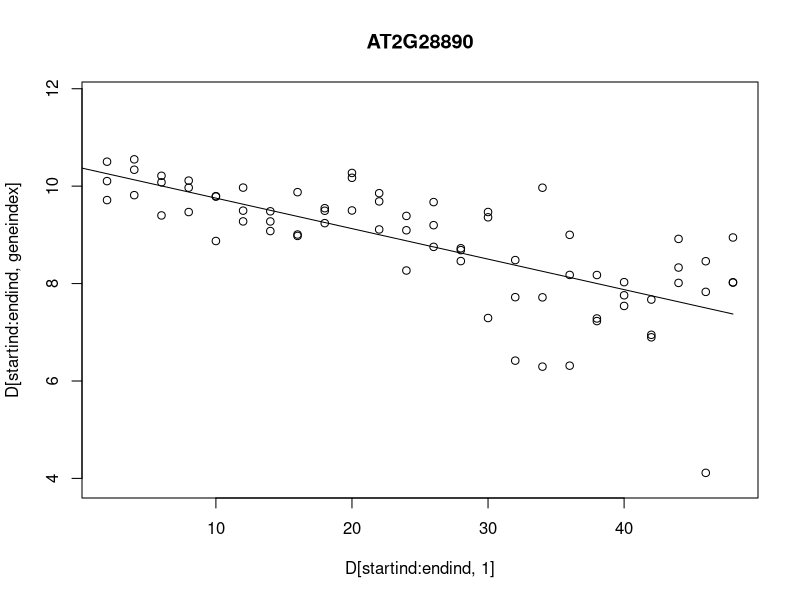
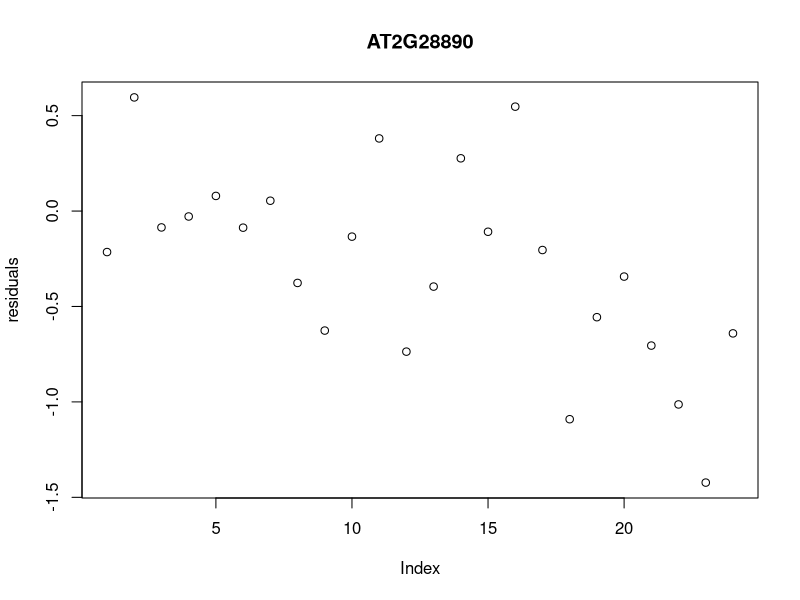
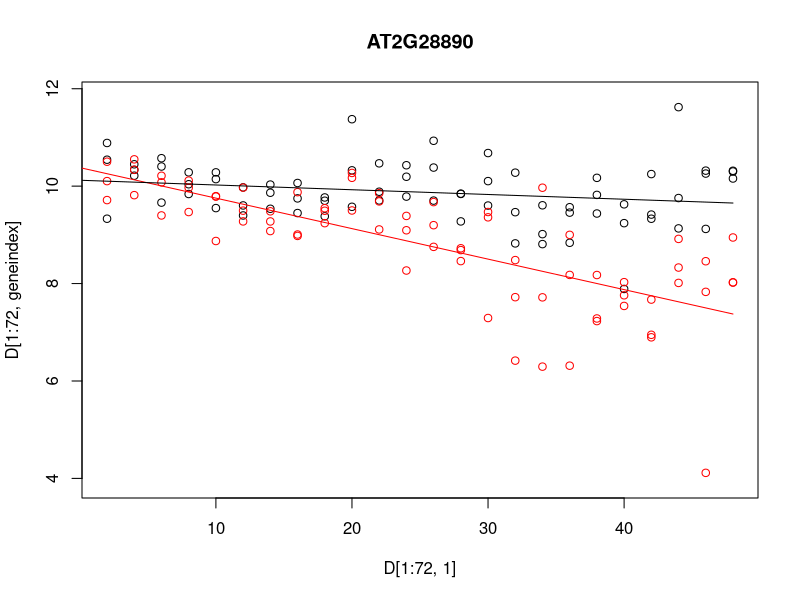
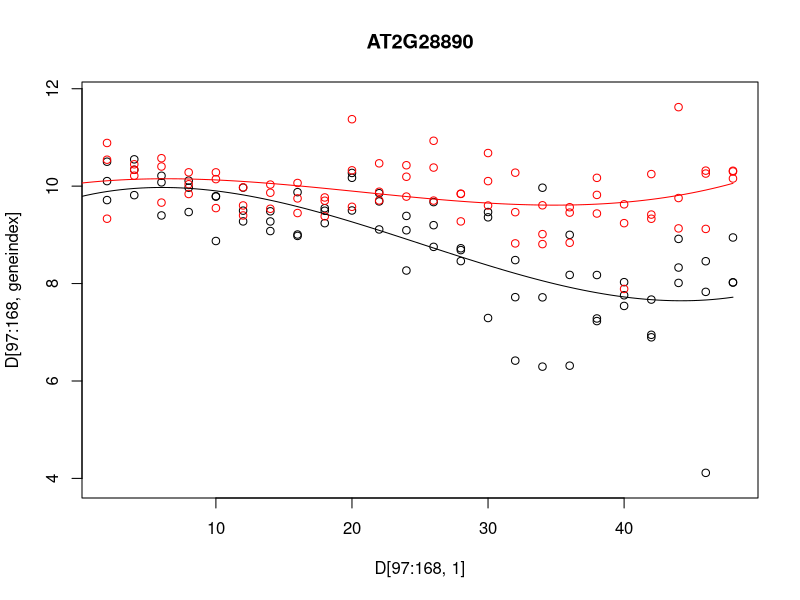
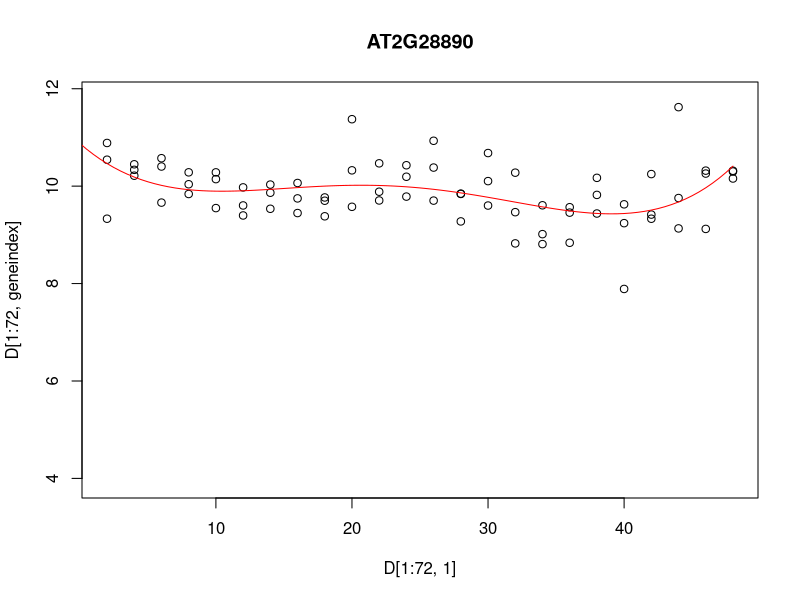
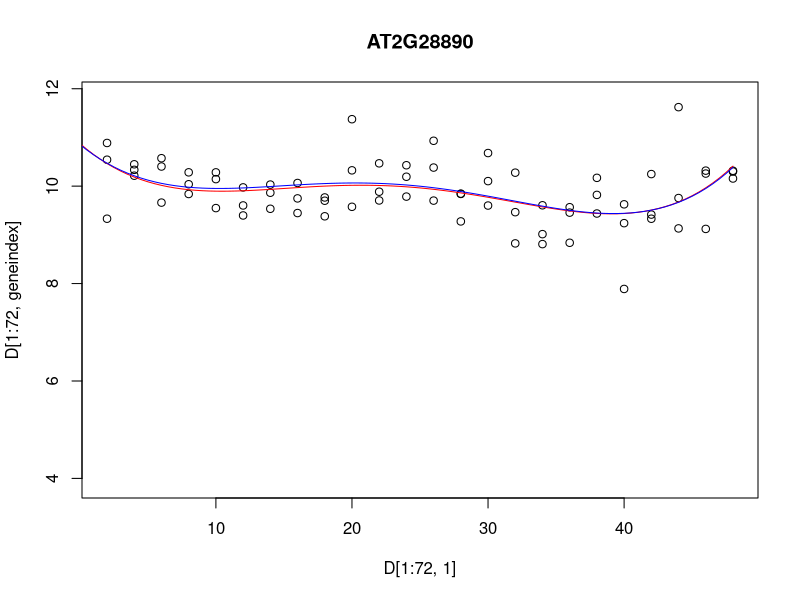
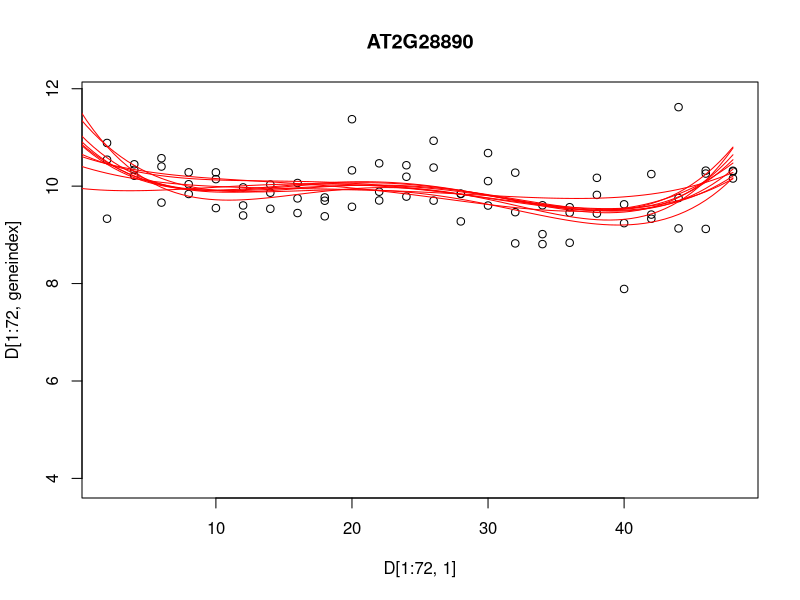
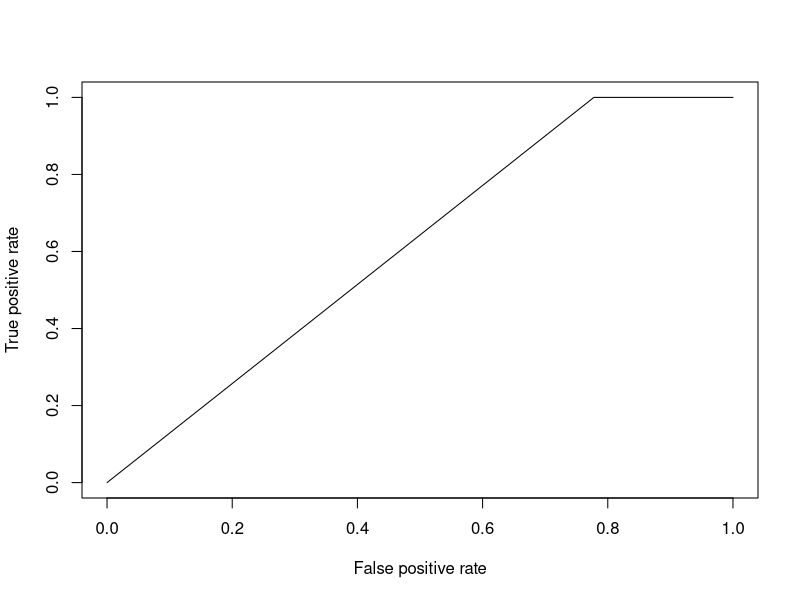

R code for these plots, in order:
## ---- chunk 1
D <- read.csv(file = "data/Arabidopsis/Arabidopsis_Botrytis_transpose_3.csv", header = TRUE, sep = ",", row.names=1)

D <- read.csv(file = "data/Arabidopsis/Arabidopsis_Botrytis_pred_transpose_3.csv", header = TRUE, sep = ",", row.names=1)
## ---- chunk 2
genenames <- colnames(D)
Xs <- D$Time[1:96]
## ---- chunk 3
genenames <- colnames(D)
Xs2 <- D$Time[97:nrow(D)]
## ---- chunk 4
linmod <- lm(AT2G28890~Time, data = D[4*24 +1:7*24,])
## ---- chunk 5
library(caret)
library(mlbench)
library(ggplot2)

set.seed(1)

geneindex <- which(genenames=="AT2G28890")

startind <- (4*24)+1
endind <- 7*24

lrfit <- train(y~., data=data.frame(x=D[startind:endind,1],y=D[startind:endind,geneindex] ), method = "lm")
predictedValues<-predict(lrfit)
## ---- chunk 6
summary(lrfit)
## ---- chunk 7
newX <- seq(0,48,by=0.5)
forecastValues<-predict(lrfit,newdata = data.frame(x=newX) )

plot(D[startind:endind,1],D[startind:endind,geneindex],type="p",col="black",ylim=c(min(D[,geneindex])-0.2, max(D[,geneindex]+0.2)),main=genenames[geneindex])
points(newX,forecastValues,type="l",col="black")

## ---- chunk 8
newX <- D[169:192,1]
forecastValues<-predict(lrfit,newdata = data.frame(x=newX) )
residuals <- forecastValues - D[169:192,geneindex]

plot(residuals, type="p",col="black",main=genenames[geneindex])
## ---- chunk 9
newX <- seq(0,48,by=0.5)

lrfit2 <- train(y~., data=data.frame(x=D[1:72,1],y=D[1:72,geneindex]), method = "lm")
predictedValues2 <- predict(lrfit2, newdata = data.frame(x=newX))
predictedValues<-predict(lrfit,newdata = data.frame(x=newX) )

plot(D[1:72,1],D[1:72,geneindex],type="p",col="black",ylim=c(min(D[,geneindex])-0.2, max(D[,geneindex]+0.2)),main=genenames[geneindex])
points(D[97:168,1],D[97:168,geneindex],type="p",col="red")
points(newX,predictedValues,type="l",col="red")
points(newX,predictedValues2,type="l",col="black")
## ---- chunk 10
lrfit3 <- lm(y~poly(x,degree=3), data=data.frame(x=D[1:72,1],y=D[1:72,geneindex]))
## ---- chunk 11
lrfit3 <- train(y~poly(x,degree=3), data=data.frame(x=D[1:72,1],y=D[1:72,geneindex]), method = "lm")
lrfit4 <- train(y~poly(x,degree=3), data=data.frame(x=D[97:168,1],y=D[97:168,geneindex]), method = "lm")

plot(D[97:168,1],D[97:168,geneindex],type="p",col="black",ylim=c(min(D[,geneindex])-0.2,max(D[,geneindex]+0.2)),main=genenames[geneindex])
points(D[1:72,1],D[1:72,geneindex],type="p",col="red")

newX <- seq(0,48,by=0.5)

predictedValues<-predict(lrfit3,newdata = data.frame(x=newX) )
predictedValues2 <- predict(lrfit4, newdata = data.frame(x=newX))

points(newX,predictedValues,type="l",col="red")
points(newX,predictedValues2,type="l",col="black")

## ---- chunk 12
lrfit3    <- lm(y~poly(x,degree=4), data=data.frame(x=D[1:72,1],y=D[1:72,geneindex]))
plot(D[1:72,1],D[1:72,geneindex],type="p",col="black",ylim=c(min(D[,geneindex])-0.2, max(D[,geneindex]+0.2)),main=genenames[geneindex])

newX <- seq(0,48,by=0.5)
predictedValues<-predict(lrfit3,newdata = data.frame(x=newX) )

lines(newX,predictedValues,type="l",col="red")
## ---- chunk 13
lrfit4 <-  lrfit3
lrfit4$coefficients <- lrfit4$coefficients + 0.1*matrix(rnorm(length(lrfit4$coefficients)),length(lrfit4$coefficients));
pred1<-predict(lrfit4, data=data.frame(x=D[1:24,1],y=D[1:24,geneindex]))


plot(D[1:72,1],D[1:72,geneindex],type="p",col="black",ylim=c(min(D[,geneindex])-0.2, max(D[,geneindex]+0.2)),main=genenames[geneindex])

newX <- seq(0,48,by=0.5)
predictedValues<-predict(lrfit3,newdata = data.frame(x=newX) )
predictedValues2<-predict(lrfit4,newdata = data.frame(x=newX) )


lines(newX,predictedValues,type="l",col="red")
lines(newX,predictedValues2,type="l",col="blue")
## ---- chunk 14
library("arm")
lrfit4    <- lm(y~poly(x,degree=4), data=data.frame(x=D[1:72,1],y=D[1:72,geneindex]))
simulate  <- coef(sim(lrfit4))
paramsamp <- head(simulate,10)
## ---- chunk 15
plot(D[1:72,1],D[1:72,geneindex],type="p",col="black",ylim=c(min(D[,geneindex])-0.2, max(D[,geneindex]+0.2)),main=genenames[geneindex])
for (i in c(1,2,3,4,5,6,7,8,9,10)){
lrfit4$coefficients <- paramsamp[i,]
pred1<-predict(lrfit4, newdata = data.frame(x=newX) )
lines(newX,pred1,type="l",col="red")
}
## ---- chunk 16
library(pROC)
library(ROCR)
options(warn=-1)
mod_fit <- train(y ~ ., data=data.frame(x = D$Time, y = as.factor(D$Class)), method="glm", family="binomial")
## ---- chunk 17
Dpred <- read.csv(file = "data/Arabidopsis/Arabidopsis_Botrytis_transpose_3.csv", header = TRUE, sep = ",", row.names=1)

prob <- predict(mod_fit, newdata=data.frame(x = Dpred$Time, y = as.factor(Dpred$Class)), type="prob")
pred <- prediction(prob$`1`, as.factor(Dpred$Class))
## ---- chunk 18
perf <- performance(pred, measure = "tpr", x.measure = "fpr")
plot(perf)
auc <- performance(pred, measure = "auc")
auc <- auc@y.values[[1]]
auc
## ---- chunk 19
aucscore <- matrix(rep(0, 164), 1, 164)
for (i in seq(3,164)){
mod_fit <- train(y ~ ., data=data.frame(x = D[,i], y = as.factor(D$Class)), method="glm", family="binomial")
prob <- predict(mod_fit, newdata=data.frame(x = Dpred[,i], y = as.factor(Dpred$Class)), type="prob")
pred <- prediction(prob$`1`, as.factor(Dpred$Class))
perf <- performance(pred, measure = "tpr", x.measure = "fpr")
auc <- performance(pred, measure = "auc")
aucscore[i] <- auc@y.values[[1]]
}

plot(aucscore[1,3:ncol(aucscore)],ylab="AUC",xlab="gene index")

## ---- chunk 20
genenames[which(aucscore>0.8)]
## ---- chunk 21
bestpredictor <- which(aucscore==max(aucscore))[1]

best_mod_fit <- train(y ~., data=data.frame(x = D[,bestpredictor], y = as.factor(D$Class)), family="binomial", method="glm")

plot(Dpred[,bestpredictor],Dpred$Class,xlab=genenames[bestpredictor],ylab="Class")
lines(seq(min(Dpred[,bestpredictor]),max(Dpred[,bestpredictor]),length=200),predict(best_mod_fit,newdata=data.frame(x = seq(min(Dpred[,bestpredictor]),max(Dpred[,bestpredictor]),length=200)),type="prob")[,2])
## ---- chunk 22
xtrain = D[,bestpredictor] 

ytrain = as.numeric(D$Class)
ytrain[which(xtrain>11.5)]=0
ytrain[which(xtrain<10)]=0
ytrain = as.factor(ytrain)

xpred = Dpred[,bestpredictor] 
ypred = as.numeric(Dpred$Class)
ypred[which(xpred>11.5)]=0
ypred[which(xpred<10)]=0
ypred = as.factor(ypred)
## ---- chunk 23
mod_fit3 <- train(y ~., data=data.frame(x = xtrain, y= as.factor(ytrain)), family="binomial", method = "glm")

plot(xtrain,as.numeric(ytrain)-1,xlab="Marker gene",ylab="Class")

lines(seq(min(xtrain),max(xtrain),length=200),predict(mod_fit3,newdata=data.frame(x = seq(min(xtrain),max(xtrain),length=200),y= matrix(200,1,1)),type="prob")[,2])

mod_fit3$results$Accuracy
## ---- chunk 24
prob<-predict(mod_fit3, newdata=data.frame(x =xpred, y = as.factor(ypred)), type="prob")
pred <- prediction(prob[,2], ypred)
perf <- performance(pred, measure = "tpr", x.measure = "fpr")
auc <- performance(pred, measure = "auc")
auc <- auc@y.values[[1]]
auc
